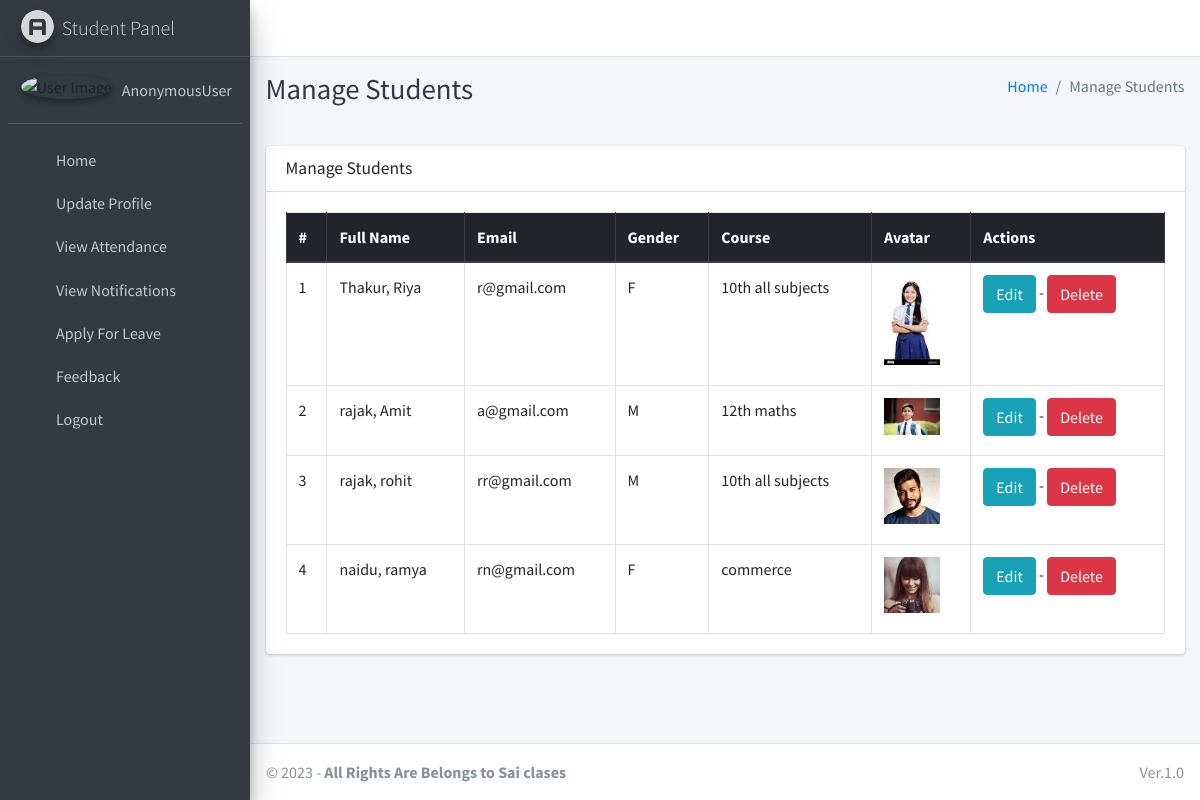
Page /student/manage/ on the committed database.
### main_app/models.py (models this page shows, shortened)
class CustomUser(AbstractUser):
    USER_TYPE = ((1, "HOD"), (2, "Staff"), (3, "Student"))
    GENDER = [("M", "Male"), ("F", "Female")]
    username = None  # Removed username, using email instead
    email = models.EmailField(unique=True)
    user_type = models.CharField(default=1, choices=USER_TYPE, max_length=1)
    gender = models.CharField(max_length=1, choices=GENDER)
    profile_pic = models.ImageField()
    address = models.TextField()
    fcm_token = models.TextField(default="")  # For firebase notifications
    created_at = models.DateTimeField(auto_now_add=True)
    updated_at = models.DateTimeField(auto_now=True)
    USERNAME_FIELD = "email"
    REQUIRED_FIELDS = []
    objects = CustomUserManager()

class Student(models.Model):
    admin = models.OneToOneField(CustomUser, on_delete=models.CASCADE)
    course = models.ForeignKey(Course, on_delete=models.DO_NOTHING, null=True, blank=False)
    session = models.ForeignKey(Session, on_delete=models.DO_NOTHING, null=True)

class Course(models.Model):
    name = models.CharField(max_length=120)
    created_at = models.DateTimeField(auto_now_add=True)
    updated_at = models.DateTimeField(auto_now=True)

### main_app/hod_views.py (the view)
# urls.py: path("student/manage/", hod_views.manage_student, name='manage_student'),
def manage_student(request):
    students = CustomUser.objects.filter(user_type=3)
    context = {
        'students': students,
        'page_title': 'Manage Students'
    }
    return render(request, "hod_template/manage_student.html", context)

### main_app/templates/hod_template/manage_student.html
{% extends 'main_app/base.html' %}
{% load static %}
{% block page_title %}{{page_title}}{% endblock page_title %}
{% block content %}
<section class="content">
    <div class="container-fluid">
        <div class="row">
            <div class="col-md-12">
                <div class="card">
                    <div class="card-header">
                        <h3 class="card-title">{{page_title}}</h3>
                    </div>
                    <div class="card-body">
                        <table id="example2" class="table table-bordered table-hover">
                            <thead class="thead-dark">
                                <tr>
                                    <th>#</th>
                                    <th>Full Name</th>
                                    <th>Email</th>
                                    <th>Gender</th>
                                    <th>Course</th>
                                    <th>Avatar</th>
                                    <th>Actions</th>
                                </tr>
                            </thead>
                            <tbody>
                                {% for student in students %}
                                <tr>
                                    <td>{{ forloop.counter }}</td>
                                    <td>{{student.last_name}}, {{student.first_name}}</td>
                                    <td>{{student.email}}</td>
                                    <td>{{student.gender}}</td>
                                    <td>{{student.student.course.name}}</td>
                                    <td>
                                        {% if student.profile_pic == ""  %}
                                        No Image
                                        {% else %}
                                        <img class="img img-fluid mb-2" height="56" width="56"
                                            src="{{student.profile_pic}}" alt="">
                                        {% endif %}
                                    </td>
                                    <td><a href="{% url 'edit_student' student.student.id %}" class="btn btn-info">Edit</a> -
                                        <a href="{% url 'delete_student' student.student.id %}" class="btn btn-danger" onclick="return confirm('Are you sure about this ?')">Delete</a>
                                    </td>
                                </tr>
                                {% endfor %}
                            </tbody>
                        </table>
                    </div>
                </div>
            </div>
        </div>
    </div>
</section>
{% endblock content %}

### rows in the picture
CustomUser: last_name "Thakur", first_name "Riya", email "r@gmail.com", gender "F", student.course.name "10th all subjects", profile_pic (picture)
CustomUser: last_name "rajak", first_name "Amit", email "a@gmail.com", gender "M", student.course.name "12th maths", profile_pic (picture)
CustomUser: last_name "rajak", first_name "rohit", email "rr@gmail.com", gender "M", student.course.name "10th all subjects", profile_pic (picture)
CustomUser: last_name "naidu", first_name "ramya", email "rn@gmail.com", gender "F", student.course.name "commerce", profile_pic (picture)

### other values in the picture
{{ user }} "AnonymousUser"
{{ page_title }} "Manage Students"
